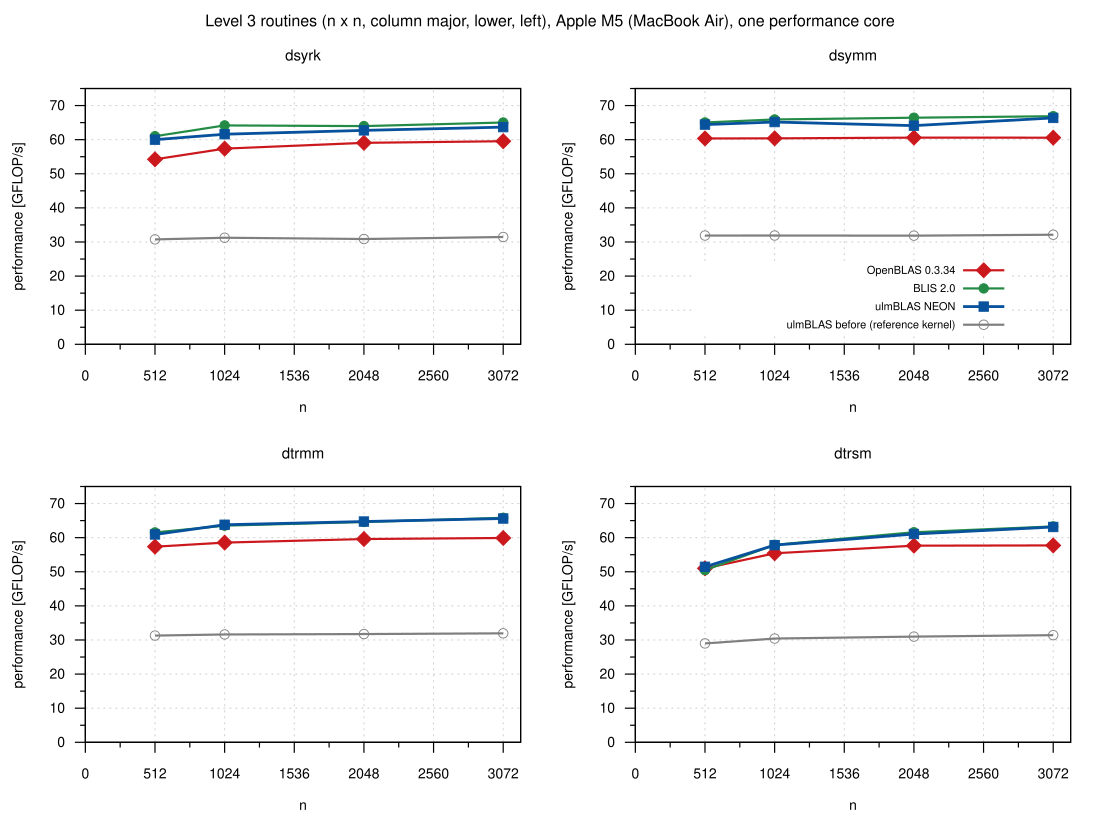

gnuplot code for this plot:
load "_style.gp"
set terminal svg size 1100,820 dynamic enhanced font "Helvetica,14" background rgb "white"
set output "level3.svg"
set xrange [0:3200]
set yrange [0:75]
set xtics 0, 512, 3072
set mxtics 2
set multiplot layout 2,2 title "Level 3 routines (n x n, column major, lower, left), Apple M5 (MacBook Air), one performance core" font ",16"
do for [r in "dsyrk dsymm dtrmm dtrsm"] {
    if (r eq "dsymm") {
        set key inside center bottom vertical font ",11" spacing 1.1 nobox
    } else {
        set key off
    }
    set title sprintf("%s", r) font ",15"
    set xlabel "n"
    set ylabel "performance [GFLOP/s]"
    plot S."level3_".r.".csv" using "n":"openblas" with linespoints ls 6 title "OpenBLAS 0.3.34", \
         ""                   using "n":"blis"     with linespoints ls 5 title "BLIS 2.0", \
         ""                   using "n":"neon"     with linespoints ls 4 title "ulmBLAS NEON", \
         ""                   using "n":"base"     with linespoints ls 1 title "ulmBLAS before (reference kernel)"
}
unset multiplot
